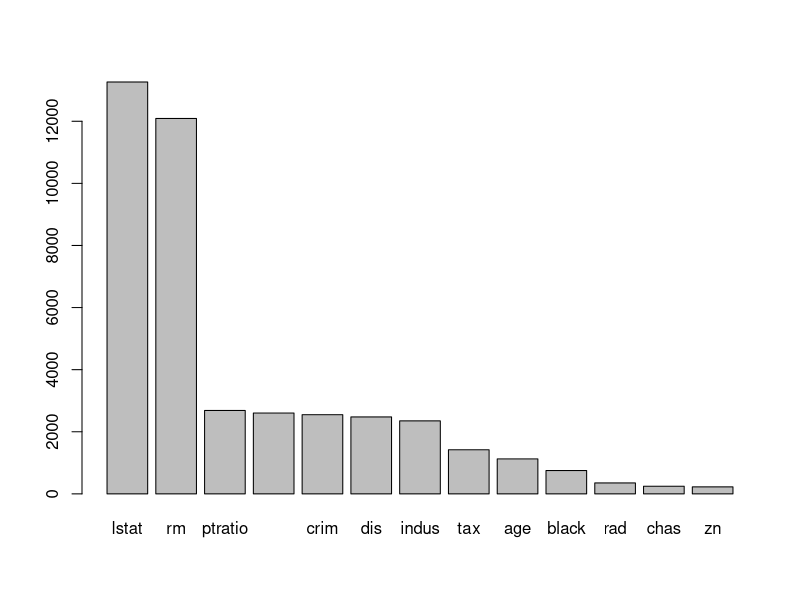

Recreate this plot in R.
# bagging and random forest

library(randomForest)
library(MASS)

attach(Boston)

## bagging
set.seed(1)
bag_model=randomForest(medv~.,data=Boston,mtry=13,importance=T)

# default number of trees is 500
bag_model

## random forest
set.seed(1)
rf_model=randomForest(medv~.,data=Boston,mtry=4,importance=T)
rf_model

# check for important variables

rf_model$importance

barplot(sort(rf_model$importance[,2],decreasing=T))